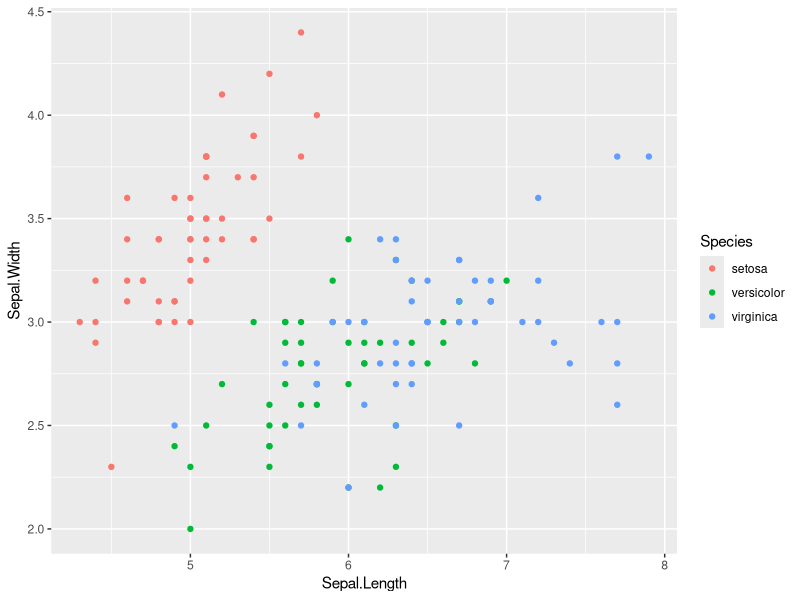
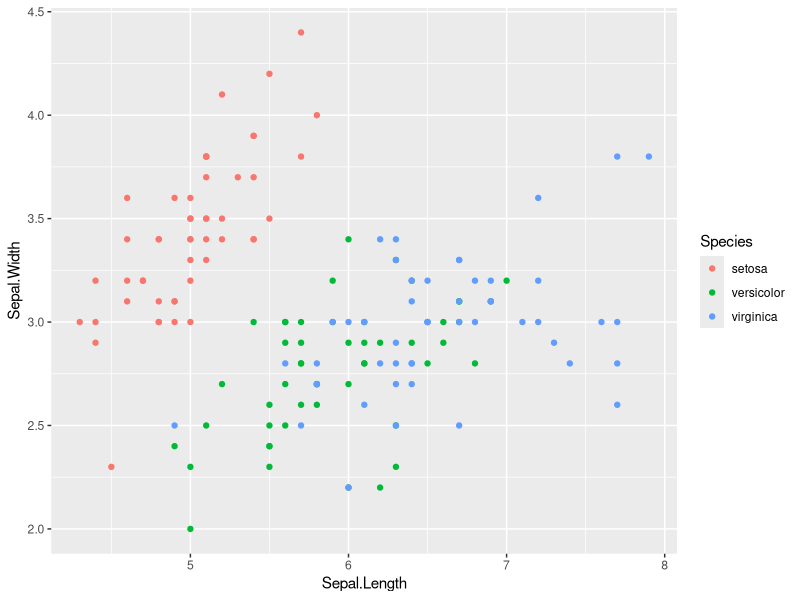

Source code (R) for these figures, in order: (Note: this script raises an error after producing the figures.)
library(ggplot2)
library(tidyr)
iris <- iris[c(5,1:4)]
#aes() inside geom_()
ggplot(iris, aes(x = Sepal.Length, y = Sepal.Width, col = Species)) +
    geom_point()

ggplot(iris, aes(x = Sepal.Length, y = Sepal.Width)) +
  geom_point(aes(col=Species))

#Summary Statistics
iris.summary <- aggregate(iris[2:5], list(iris$Species), mean)
names(iris.summary)[1] <- "Species"
iris.summary

#Add Layers
ggplot(iris,aes(x = Sepal.Length, y = Sepal.Width, col = Species)) +
    geom_point() +
    geom_point(data = iris.summary, x= Sepal.Length, y = Sepal.Width, shape = 15, size = 5)

ggplot(iris,aes(x = Sepal.Length, y = Sepal.Width, col = Species)) +
  geom_point() +
  geom_point(data = iris.summary, shape = 21, size = 5, fill = "#00000080")

#crosshairs
ggplot(iris,aes(x = Sepal.Length, y = Sepal.Width, col = Species)) +
  geom_point() +
  geom_vline(data = iris.summary, aes(xintercept = Sepal.Length)) +
  geom_hline(data = iris.summary, aes(yintercept = Sepal.Width))






#scatter plots and jittering
# Shown in the viewer:
ggplot(mtcars, aes(x = cyl, y = wt)) +
  geom_point()

# Solutions:
# 1 - With geom_jitter()
ggplot(mtcars, aes(x = cyl, y = wt)) +
  geom_jitter()

# 2 - Set width in geom_jitter()
ggplot(mtcars, aes(x = cyl, y = wt)) +
  geom_jitter(width = 0.1)

# 3 - Set position = position_jitter() in geom_point() ()
ggplot(mtcars, aes(x = cyl, y = wt)) +
  geom_point(position = position_jitter(0.1))


#New dataset - Vocab
# Examine the structure of Vocab
library(car)
str(Vocab)

# Basic scatter plot of vocabulary (y) against education (x). Use geom_point()
ggplot(Vocab, aes(x = education, y = vocabulary)) +
  geom_point()


# Use geom_jitter() instead of geom_point()
ggplot(Vocab, aes(x = education, y = vocabulary)) +
  geom_jitter()


# Using the above plotting command, set alpha to a very low 0.2
ggplot(Vocab, aes(x = education, y = vocabulary)) +
  geom_jitter(alpha = 0.2)


# Using the above plotting command, set the shape to 1
ggplot(Vocab, aes(x = education, y = vocabulary)) +
  geom_jitter(alpha = 0.2, shape = 1)






#histogram
ggplot(iris,aes(x = Sepal.Width)) +
    geom_histogram()

diff(range(iris$Sepal.Width)) / 30

ggplot(iris,aes(x = Sepal.Width)) +
  geom_histogram(binwidth = 0.1)

ggplot(iris,aes(x = Sepal.Width)) +
  geom_histogram(aes(y = ..density..) , binwidth = 0.1)


ggplot(iris,aes(x = Sepal.Width, fill = Species)) +
  geom_histogram(binwidth = 0.1,position = "stack")
ggplot(iris,aes(x = Sepal.Width, fill = Species)) +
  geom_histogram(binwidth = 0.1,position = "dodge")
ggplot(iris,aes(x = Sepal.Width, fill = Species)) +
  geom_histogram(binwidth = 0.1,position = "fill")




# 1 - Make a univariate histogram
ggplot(mtcars, aes(x = mpg)) +
  geom_histogram()

# 2 - Plot 1, plus set binwidth to 1 in the geom layer
ggplot(mtcars, aes(x = mpg)) +
  geom_histogram(binwidth = 1)

# 3 - Plot 2, plus MAP ..density.. to the y aesthetic (i.e. in a second aes() function)
ggplot(mtcars, aes(x = mpg)) +
  geom_histogram(aes(y=..density..),binwidth = 1)

# 4 - plot 3, plus SET the fill attribute to "#377EB8"
ggplot(mtcars, aes(x = mpg)) +
  geom_histogram(aes(y=..density..),binwidth = 1,fill="#377EB8")


mtcars$am <- as.numeric(mtcars$am)
mtcars$am <- factor(mtcars$am)
# Draw a bar plot of cyl, filled according to am
ggplot(mtcars, aes(x = cyl, fill = as.factor(am))) +
  geom_bar()

# Change the position argument to stack
ggplot(mtcars, aes(x = cyl, fill = factor(am))) +
  geom_bar(position = "stack")


# Change the position argument to fill
ggplot(mtcars, aes(x = cyl, fill = factor(am))) +
  geom_bar(position = "fill")

# Change the position argument to dodge
ggplot(mtcars, aes(x = cyl, fill = factor(am))) +
  geom_bar(position = "dodge")


#Overlapping bar plots

# 1 - The last plot form the previous exercise
ggplot(mtcars, aes(x = cyl, fill = factor(am))) + 
  geom_bar(position = "dodge")

# 2 - Define posn_d with position_dodge()
posn_d <- position_dodge(width = 0.8)

# 3 - Change the position argument to posn_d
ggplot(mtcars, aes(x = cyl, fill = am)) + 
  geom_bar(position = posn_d)

# 4 - Use posn_d as position and adjust alpha to 0.6
ggplot(mtcars, aes(x = cyl, fill = am)) + 
  geom_bar(position = posn_d, alpha = 0.6)



mtcars$cyl <- factor(mtcars$cyl)
# A basic histogram, add coloring defined by cyl 
ggplot(mtcars, aes(mpg, fill = cyl)) +
  geom_histogram(binwidth = 1)

# Change position to identity 
ggplot(mtcars, aes(mpg, fill = cyl)) +
  geom_histogram(binwidth = 1, position = "identity")

# Change geom to freqpoly (position is identity by default) 
ggplot(mtcars, aes(mpg, col = cyl)) +
  geom_freqpoly(binwidth = 1)



#As a last example of bar plots, you'll return to histograms 
#(which you now see are just a special type of bar plot). 
#You saw a nice trick in a previous exercise of how to slightly overlap bars, 
#but now you'll see how to overlap them completely. 
#This would be nice for multiple histograms, as long as there are not too many different overlaps!
# 1 - Basic histogram plot command
ggplot(mtcars, aes(mpg)) + 
  geom_histogram(binwidth = 1)

mtcars$am <- factor(mtcars$am)
# 2 - Plot 1, Expand aesthetics: am onto fill
ggplot(mtcars, aes(mpg, fill = am)) + 
  geom_histogram(binwidth = 1)

ggplot(mtcars, aes(mpg, fill = am)) + 
  geom_histogram()

# 3 - Plot 2, change position = "dodge"
ggplot(mtcars, aes(mpg, fill = am)) + 
  geom_histogram(binwidth = 1, position = "dodge")

# 4 - Plot 3, change position = "fill"
ggplot(mtcars, aes(mpg, fill = am)) + 
  geom_histogram(binwidth = 1, position = "fill")

# 5 - Plot 4, plus change position = "identity" and alpha = 0.4
ggplot(mtcars, aes(mpg, fill = am)) + 
  geom_histogram(binwidth = 1, position = "identity", alpha = 0.4)

mtcars$cyl <- factor(mtcars$cyl)
# 6 - Plot 5, plus change mapping: cyl onto fill
ggplot(mtcars, aes(mpg, fill = cyl)) + 
  geom_histogram(binwidth = 1, position = "identity", alpha = 0.4)










#Bar plots with color ramp, part 1
# Example of how to use a brewed color palette
ggplot(mtcars, aes(x = cyl, fill = am)) +
  geom_bar() +
  scale_fill_brewer(palette = "Set1")


library(car)
str(Vocab)
Vocab$education <- factor(Vocab$education)
Vocab$vocabulary <- factor(Vocab$vocabulary)
# Use str() on Vocab to check out the structure
str(Vocab)

# Plot education on x and vocabulary on fill
# Use the default brewed color palette
ggplot(Vocab,aes(x = education, fill = vocabulary)) +
  geom_bar(position = "fill") +
  scale_fill_brewer(palette = "Set1")
#incomplete, 

new_col <- colorRampPalette(c("#FFFFFF", "#0000FF"))
new_col(4) # the newly extrapolated colours

#install.packages("RColorBrewer")
library(RColorBrewer)
# Definition of a set of blue colors
blues <- brewer.pal(9, "Blues") # from the RColorBrewer package

# 1 - Make a color range using colorRampPalette() and the set of blues
blue_range <- colorRampPalette(blues)

# 2 - Use blue_range to adjust the color of the bars, use scale_fill_manual()

ggplot(Vocab,aes(x = education, fill = vocabulary)) +
  geom_bar(position = "fill") +
  scale_fill_manual(values = blue_range(11)) +
  coord_flip()














#Line Plots - Time Series
# Print out head of economics
head(economics)

# Plot unemploy as a function of date using a line plot
ggplot(economics, aes(x = date, y = unemploy)) +
  geom_line()

# Adjust plot to represent the fraction of total population that is unemployed
ggplot(economics, aes(x = date, y = unemploy/pop)) +
  geom_line()

recess <- data.frame(rbind(c("1969-12-01","1970-11-01"),
                           c("1973-11-01","1975-03-01"),
                           c("1980-01-01","1980-07-01"),
                           c("1981-07-01","1982-11-01"),
                           c("1990-07-01","1991-03-01"),
                           c("2001-03-01","2001-11-01")))
colnames(recess) <- c("begin","end")
recess$begin <- as.Date(recess$begin)
recess$end <- as.Date(recess$end)

# Expand the following command with geom_rect() to draw the recess periods
ggplot(economics, aes(x = date, y = unemploy/pop)) +
  geom_rect(data = recess,
            aes(xmin = begin, xmax = end, ymin = -Inf, ymax = +Inf),
            inherit.aes = FALSE, fill = "yellow", alpha = 0.4) +
  geom_line()


#Multiple time series
fish.species <- read.csv("fishspecies.csv")
colnames(fish.species) <- c("Year","Pink","Chum","Sockeye","Coho","Rainbow","Chinook","Atlantic")
str(fish.species)

fish.tidy <- gather(fish.species, Species, Capture, -Year)
head(fish.tidy)

# Recreate the plot shown on the right
ggplot(fish.tidy, aes(x = Year, y = Capture, color = Species )) +
  geom_line()

